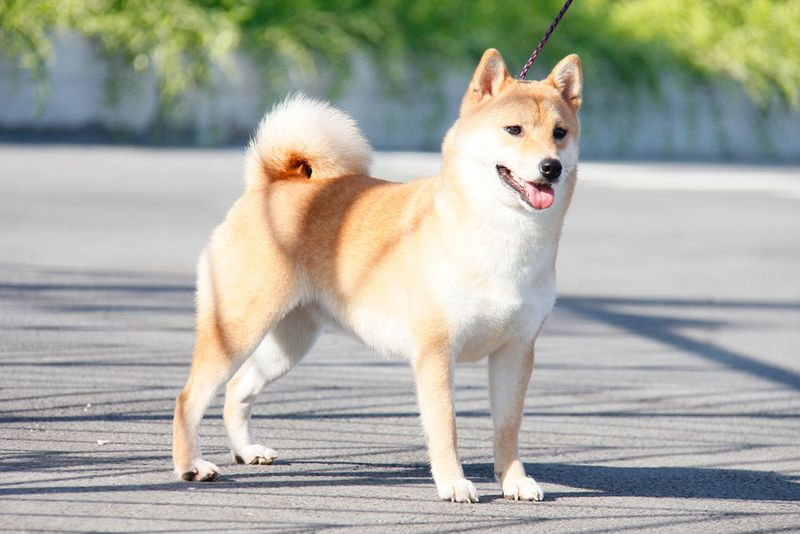
#> input picture KNN_TinhKC/anhCho.jpg, 800 x 534 px
$ python TinhGradient.py   (older library calls are emulated)
#> lines starting #> are read from the running program, lines starting #| are printed output that depends on the picture
### KNN_TinhKC/TienXuLy.py
import cv2
from matplotlib import pyplot as plt


# Hàm tiền xử lý ảnh: đọc ảnh từ đường dẫn và thay đổi kích thước ảnh thành 128x128
def TienXuLy(imagePath):
#> called with imagePath = 'anhCho.jpg'
    image = cv2.imread(imagePath)  # Đọc ảnh từ đường dẫn
#> image is the input picture: shape (534, 800, 3); mean B, G, R 160.8, 171.9, 170.7
    image = cv2.resize(image, (128, 128))  # Thay đổi kích thước ảnh
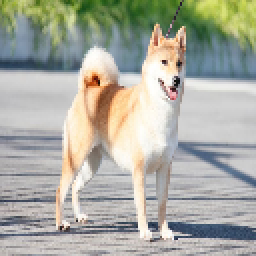
#> image: shape (128, 128, 3) (shown 2 times larger); mean B, G, R 160.7, 171.8, 170.6
    return image


# Hàm vẽ block: vẽ một block gồm 4 cell (8x8 pixel) trên ảnh
# [23 lines left out: function VeBlock, not called in this run]


# Hàm chính
# [3 lines that do not run on import are left out]

### KNN_TinhKC/TinhGradient.py
import numpy as np
import cv2
from matplotlib import pyplot as plt
import TienXuLy


# Hàm vẽ gradient theo độ lớn và gradient theo phương
def VeGradient(maxmag, maxangle):
    plt.figure(figsize=(10, 5))  # Tạo một khung hình mới

    plt.subplot(1, 2, 1)  # Tạo một subplot trong khung hình (1 hàng, 2 cột, vị trí thứ nhất)
    plt.imshow(maxmag)  # Vẽ gradient theo độ lớn
    plt.title('Gradient theo độ lớn')  # Đặt tiêu đề cho ảnh

    plt.subplot(1, 2, 2)  # Tạo một subplot khác trong cùng khung hình (1 hàng, 2 cột, vị trí thứ hai)
    plt.imshow(maxangle)  # Vẽ gradient theo phương
    plt.title('Gradient theo phương')  # Đặt tiêu đề cho ảnh

    plt.show()  # Hiển thị khung hình


# Hàm tính gradient theo độ lớn và gradient theo phương
def TinhGradient(np_im2):
    gx = cv2.Sobel(np_im2, cv2.CV_32F, 1, 0, ksize=1)  # Tính gradient theo hướng x
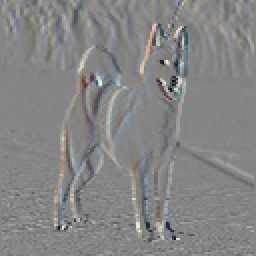
#> gx: shape (128, 128, 3) float32 (shown 2 times larger); mean B, G, R 0.1, 0.3, 0.2; drawn with min black and max white
    gy = cv2.Sobel(np_im2, cv2.CV_32F, 0, 1, ksize=1)  # Tính gradient theo hướng y
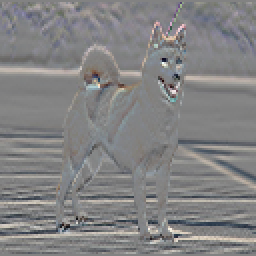
#> gy: shape (128, 128, 3) float32 (shown 2 times larger); mean B, G, R 1.8, 0.5, 1; drawn with min black and max white

    mag, angle = cv2.cartToPolar(gx, gy, angleInDegrees=True)  # Chuyển gradient từ dạng Cartesian sang dạng cực
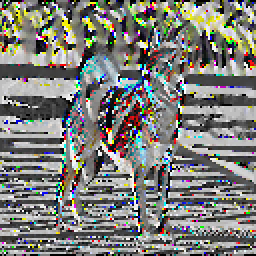
#> angle: shape (128, 128, 3) float32 (shown 2 times larger); mean B, G, R 171.1, 177.2, 176.8; drawn with min black and max white
    mag = mag.astype(int)  # Chuyển đổi kiểu dữ liệu của gradient theo độ lớn thành số nguyên
    angle = angle.astype(int)  # Chuyển đổi kiểu dữ liệu của gradient theo phương thành số nguyên

    maxChan = np.argmax(mag, axis=2)  # Tìm chỉ số của giá trị lớn nhất trong mỗi kênh màu
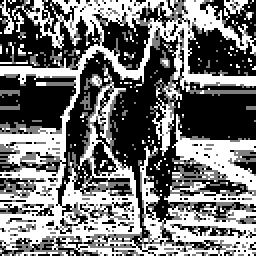
#> maxChan: shape (128, 128) int64 (shown 2 times larger); min 0, max 2, mean 0.906; drawn with min black and max white
    maxmag = np.zeros(maxChan.shape)  # Khởi tạo mảng để lưu gradient theo độ lớn lớn nhất
    for r in range(maxChan.shape[0]):
        for c in range(maxChan.shape[1]):
            maxmag[r, c] = mag[r, c, maxChan[r, c]]  # Lấy gradient theo độ lớn lớn nhất từng pixel
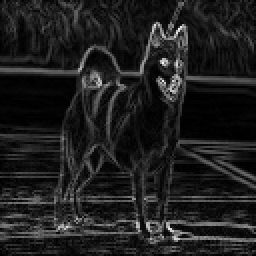
#> maxmag: shape (128, 128) float64 (shown 2 times larger); min 0, max 285, mean 34.9; drawn with min black and max white

    maxangle = np.zeros(
        maxChan.shape)  # Khởi tạo mảng để lưu gradient theo phương tương ứng với gradient theo độ lớn lớn nhất
    for r in range(maxChan.shape[0]):
        for c in range(maxChan.shape[1]):
            maxangle[r, c] = angle[
                r, c, maxChan[r, c]]  # Lấy gradient theo phương tương ứng với gradient theo độ lớn lớn nhất
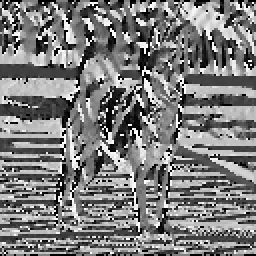
#> maxangle: shape (128, 128) float64 (shown 2 times larger); min 0, max 359, mean 175; drawn with min black and max white

    return maxmag, maxangle  # Trả về gradient theo độ lớn và gradient theo phương lớn nhất


# Hàm chính
if __name__ == '__main__':
    image = TienXuLy.TienXuLy('anhCho.jpg')  # Tiền xử lý ảnh
    maxmag, maxangle = TinhGradient(image)  # Tính gradient theo độ lớn và gradient theo phương
    VeGradient(maxmag, maxangle)  # Vẽ gradient theo độ lớn và gradient theo phương

$ run again, with KNN_TinhKC/anhMeo.jpg copied over KNN_TinhKC/anhCho.jpg
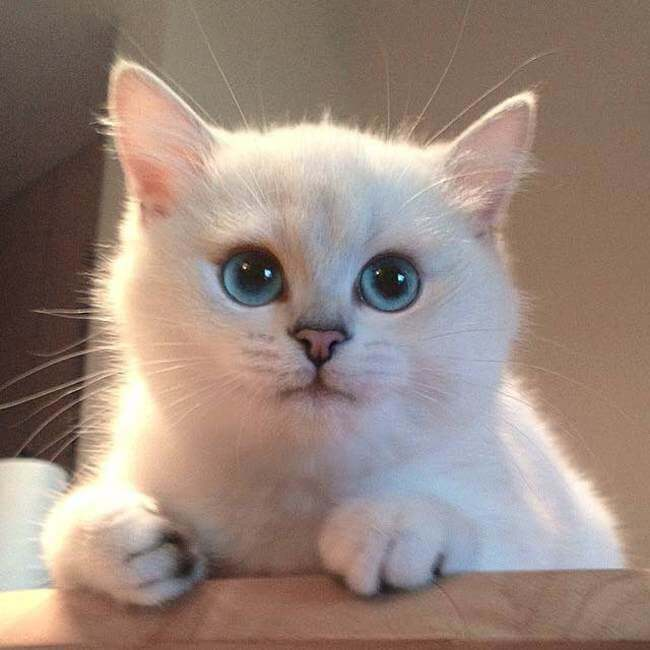
#> input picture KNN_TinhKC/anhMeo.jpg, 650 x 650 px
#> in TienXuLy, image is the input picture: shape (650, 650, 3); mean B, G, R 125.6, 135.5, 154.3
#> image: shape (128, 128, 3)
#> after the loop in TinhGradient, `for r in range(maxChan.shape[0]):`:
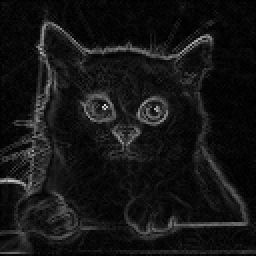
#> maxmag: shape (128, 128) float64 (shown 2 times larger); min 0, max 217, mean 20.8
#> after the loop in TinhGradient, `for r in range(maxChan.shape[0]):`:
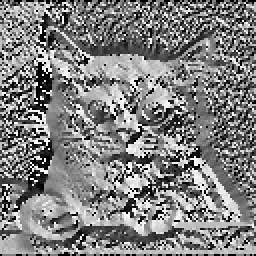
#> maxangle: shape (128, 128) float64 (shown 2 times larger); min 0, max 359, mean 180.6; drawn with min black and max white

$ run again, with KNN_TinhKC/anhTest.jpg copied over KNN_TinhKC/anhCho.jpg
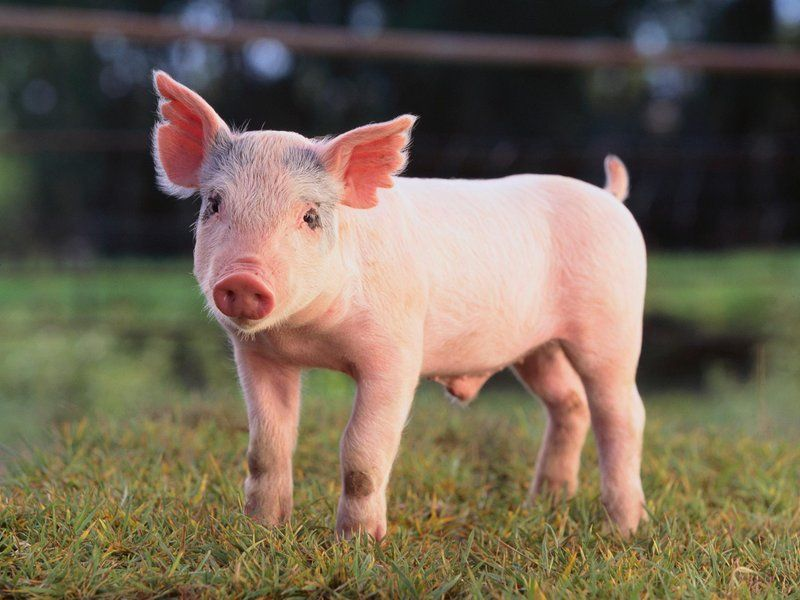
#> input picture KNN_TinhKC/anhTest.jpg, 800 x 600 px
#> in TienXuLy, image is the input picture: shape (600, 800, 3); mean B, G, R 84.4, 102, 115.1
#> image: shape (128, 128, 3)
#> after the loop in TinhGradient, `for r in range(maxChan.shape[0]):`:
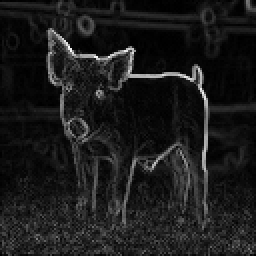
#> maxmag: shape (128, 128) float64 (shown 2 times larger); min 0, max 295, mean 31.6; drawn with min black and max white
#> after the loop in TinhGradient, `for r in range(maxChan.shape[0]):`:
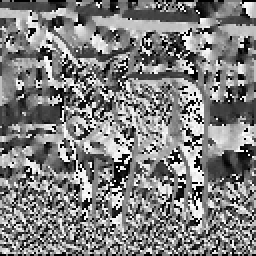
#> maxangle: shape (128, 128) float64 (shown 2 times larger); min 0, max 359, mean 180.1; drawn with min black and max white
